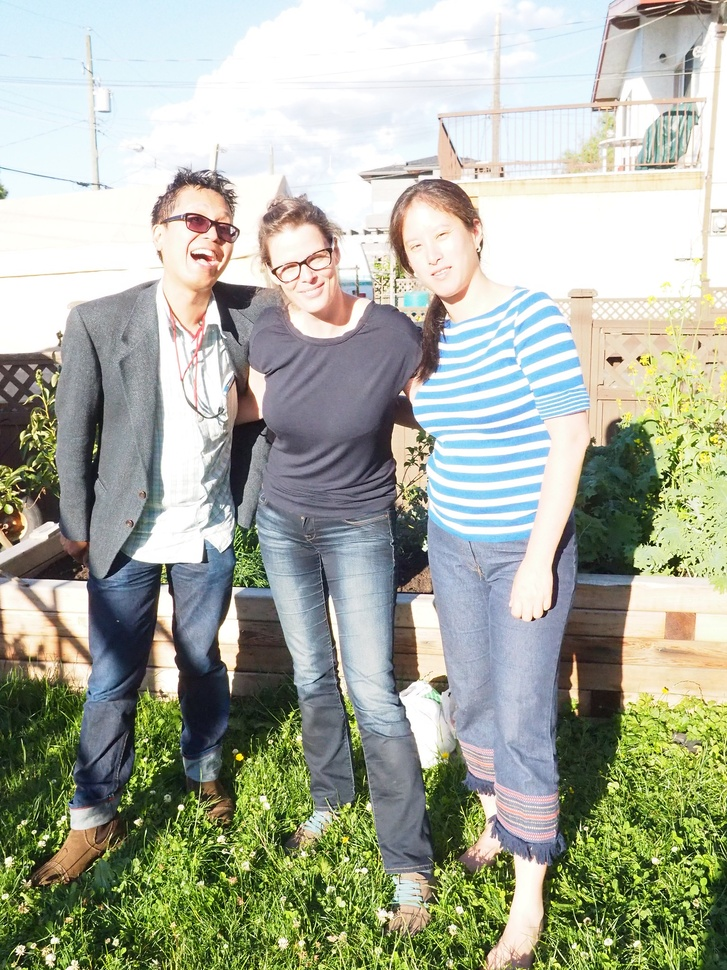
#> input picture img_correct_01.jpg, 727 x 970 px, shrunk from 1536 x 2048 before the run, found by its file name
$ python rotate_image.py
#> lines starting #> are read from the running program, lines starting #| are printed output that depends on the picture
import cv2

def rotate_image(angle):
#> called with angle = 90
    image = cv2.imread(image_path)
#> image is the input picture: shape (970, 727, 3); mean B, G, R 157.6, 173.2, 168.2
    height, width = image.shape[:2]
#> height = 970; width = 727
    center = (width // 2, height // 2)
#> center = (363, 485)
    rotation_matrix = cv2.getRotationMatrix2D(center, angle, 1.0)
    rotated_image = cv2.warpAffine(image, rotation_matrix, (width, height))
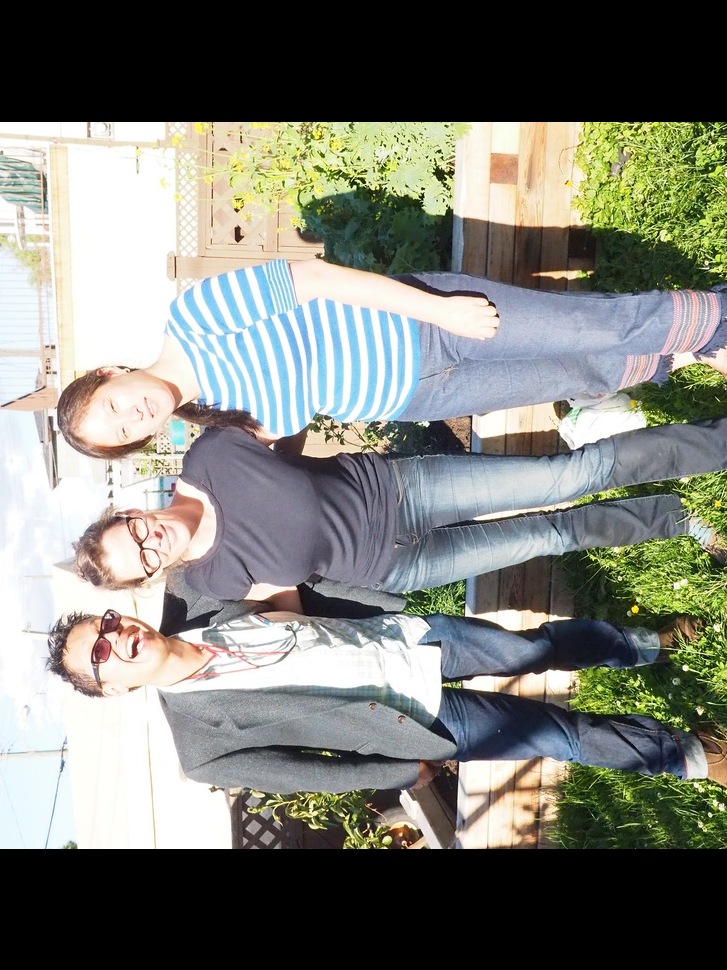
#> rotated_image: shape (970, 727, 3); mean B, G, R 119.1, 127.3, 125.4
    cv2.imshow('rotate', rotated_image)
    cv2.waitKey(0)
    return rotated_image

image_path = 'D:/MyPycharmProjects/Data_science_lesson57_Pixel_operations/img_correct_01.jpg'
rotate_image(90)
